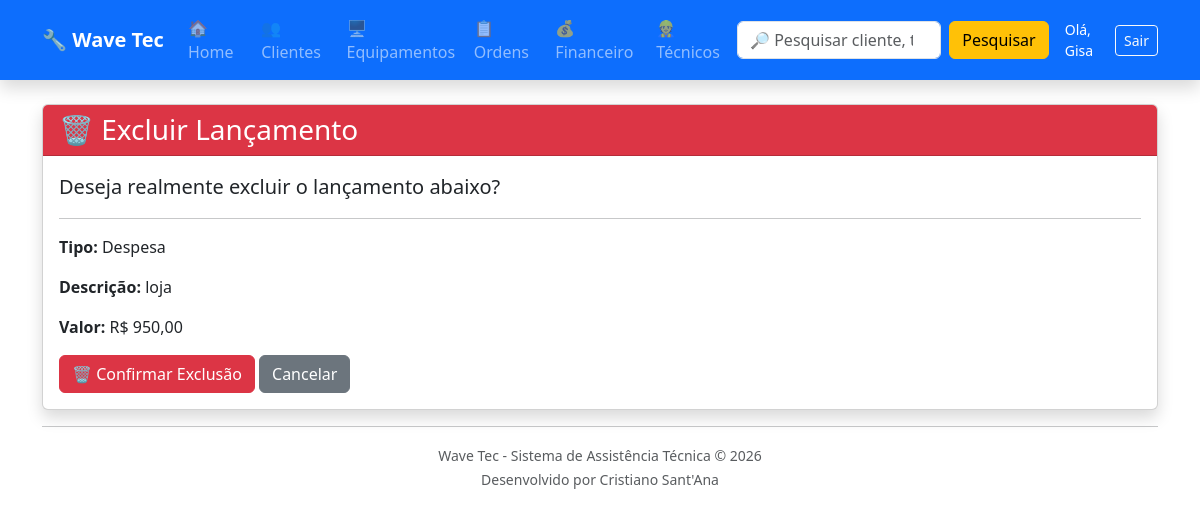
Page /financeiro/excluir/37/ (signed in) on the committed database.
### financeiro/models.py (models this page shows, shortened)
class Lancamento(models.Model):
    TIPO_CHOICES = [
        ("RECEITA", "Receita"),
        ("DESPESA", "Despesa"),
    ]
    CATEGORIA_CHOICES = [
        ("SERVICOS", "Serviços"),
        ("PECAS", "Peças"),
        ("ENERGIA", "Energia"),
        ("ALUGUEL", "Aluguel"),
        ("MATERIAL", "Material"),
        ("OUTROS", "Outros"),
    ]
    FORMA_PAGAMENTO = [
        ("DINHEIRO", "Dinheiro"),
        ("PIX", "PIX"),
        ("CARTAO", "Cartão"),
        ("TRANSFERENCIA", "Transferência"),
    ]
    tipo = models.CharField(
        max_length=10,
        choices=TIPO_CHOICES
    )
    categoria = models.CharField(
        max_length=20,
        choices=CATEGORIA_CHOICES,
        default="OUTROS"
    )
    descricao = models.CharField(
        max_length=200
    )
    valor = models.DecimalField(
        max_digits=10,
        decimal_places=2
    )
    data = models.DateField(
        auto_now_add=True
    )
    forma_pagamento = models.CharField(
        max_length=20,
        choices=FORMA_PAGAMENTO
    )
    observacoes = models.TextField(
        blank=True
    )
    ordem = models.OneToOneField(
        OrdemServico,
        on_delete=models.SET_NULL,
        null=True,
        blank=True,
        related_name="lancamento_financeiro"
    )
    criado_em = models.DateTimeField(
        auto_now_add=True
    )
    class Meta:
        ordering = ["-data", "-id"]
        verbose_name = "Lançamento"
        verbose_name_plural = "Financeiro"

### financeiro/views.py (the view)
@login_required
@admin_required
def excluir_lancamento(request, lancamento_id):
    lancamento = get_object_or_404(
        Lancamento,
        id=lancamento_id
    )
    if request.method == "POST":
        lancamento.delete()
        return redirect("lista_financeiro")
    return render(
        request,
        "financeiro/excluir_lancamento.html",
        {
            "lancamento": lancamento
        }
    )

### financeiro/templates/financeiro/excluir_lancamento.html (shortened to what this page needs)
{% extends "base.html" %}
{% block content %}
<div class="card shadow">
    <div class="card-header bg-danger text-white">
        <h3 class="mb-0">
            🗑 Excluir Lançamento
        </h3>
    </div>
    <div class="card-body">
        <p class="fs-5">
            Deseja realmente excluir o lançamento abaixo?
        </p>
        <hr>
        <p>
            <strong>Tipo:</strong>
            {{ lancamento.get_tipo_display }}
        </p>
        <p>
            <strong>Descrição:</strong>
            {{ lancamento.descricao }}
        </p>
        <p>
            <strong>Valor:</strong>
            R$ {{ lancamento.valor }}
        </p>
        <form method="POST">
            <button
                class="btn btn-danger">
                🗑 Confirmar Exclusão
            </button>
            <a
                href="{% url 'lista_financeiro' %}"
                class="btn btn-secondary">
                Cancelar
            </a>
        </form>
    </div>
</div>
{% endblock %}

### templates/base.html (shortened to what this page needs)
<!DOCTYPE html>
<html lang="pt-br">
<head>
    <link href="https://cdn.jsdelivr.net/npm/bootstrap@5.3.7/dist/css/bootstrap.min.css" rel="stylesheet">
</head>
<body>
<nav class="navbar navbar-expand-lg navbar-dark bg-primary shadow">
    <div class="container">
        <a class="navbar-brand fw-bold" href="/">
            🔧 Wave Tec
        </a>
        <div class="collapse navbar-collapse" id="menu">
            <ul class="navbar-nav me-auto">
                <li class="nav-item">
                    <a class="nav-link" href="/">
                        🏠 Home
                    </a>
                </li>
                <li class="nav-item">
                    <a class="nav-link" href="/clientes/">
                    </a>
                </li>
                <li class="nav-item">
                    <a class="nav-link" href="/equipamentos/">
                        🖥 Equipamentos
                    </a>
                </li>
                <li class="nav-item">
                    <a class="nav-link" href="/ordens/">
                        📋 Ordens
                    </a>
                </li>
                <li class="nav-item">
                    <a class="nav-link" href="/financeiro/">
                        💰 Financeiro
                    </a>
                </li>
                {% if user.is_superuser or user.tecnico.perfil == 'ADMIN' %}
                <li class="nav-item">
                    <a class="nav-link" href="/usuarios/">
                        👷 Técnicos
                    </a>
                </li>
                {% endif %}
            </ul>
            <form
                class="d-flex"
                method="GET"
                action="/pesquisa/">
                <input
                    class="form-control me-2"
                    type="search"
                    name="q"
                    placeholder="🔎 Pesquisar cliente, telefone, equipamento..."
                    autocomplete="off">
                <button
                    class="btn btn-warning"
                    type="submit">
                    Pesquisar
                </button>
            </form>
            {% if user.is_authenticated %}
                <div class="d-flex align-items-center gap-2 ms-3 text-white">
                    <span class="small">Olá, {{ user.username }}</span>
                    <form method="post" action="{% url 'logout' %}" class="d-inline">
                        <button type="submit" class="btn btn-outline-light btn-sm">Sair</button>
                    </form>
                </div>
            {% endif %}
        </div>
    </div>
</nav>
<div class="container mt-4">
    {% block content %}
    {% endblock %}
    <hr>
    <div class="text-center text-muted mb-4">
        <small>
            Wave Tec - Sistema de Assistência Técnica © 2026
            <br>
            Desenvolvido por Cristiano Sant'Ana
        </small>
    </div>
</div>
</body>
</html>

### rows in the picture
Lancamento: tipo "Despesa", descricao "loja", valor "950,00"

### other values in the picture
{{ user.username }} "Gisa"
